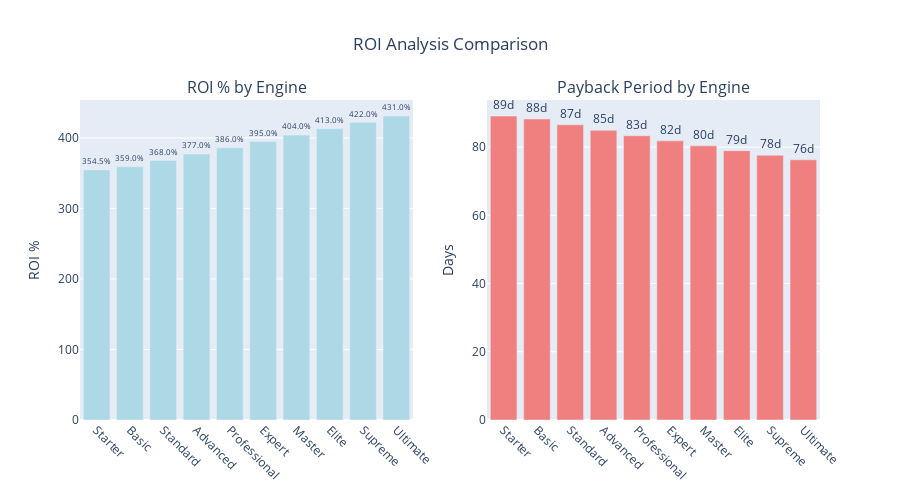

The cell this chart's notebook holds for it:
### Code cell
# Create ROI comparison charts
fig = make_subplots(
    rows=1, cols=2,
    subplot_titles=('ROI % by Engine', 'Payback Period by Engine'),
    specs=[[{"secondary_y": False}, {"secondary_y": False}]]
)

# ROI percentage chart
fig.add_trace(
    go.Bar(x=roi_analysis['Name'], y=roi_analysis['ROI_Percent'],
           name='ROI %', marker_color='lightblue',
           text=roi_analysis['ROI_Percent'].apply(lambda x: f"{x:.1f}%"),
           textposition='outside'),
    row=1, col=1
)

# Payback period chart
fig.add_trace(
    go.Bar(x=roi_analysis['Name'], y=roi_analysis['Payback_Days'],
           name='Payback Days', marker_color='lightcoral',
           text=roi_analysis['Payback_Days'].apply(lambda x: f"{x:.0f}d"),
           textposition='outside'),
    row=1, col=2
)

fig.update_layout(
    title_text="ROI Analysis Comparison",
    title_x=0.5,
    height=500,
    showlegend=False
)

fig.update_xaxes(tickangle=45, row=1, col=1)
fig.update_xaxes(tickangle=45, row=1, col=2)
fig.update_yaxes(title_text="ROI %", row=1, col=1)
fig.update_yaxes(title_text="Days", row=1, col=2)

fig.show()

# Investment strategy insights
print("\n💡 Investment Strategy Insights:")
print("=" * 40)
print(f"🏆 Highest ROI: Engine {roi_analysis.loc[roi_analysis['ROI_Percent'].idxmax(), 'Engine_ID']} "
      f"({roi_analysis['ROI_Percent'].max():.1f}%)")
print(f"⚡ Fastest Payback: Engine {roi_analysis.loc[roi_analysis['Payback_Days'].idxmin(), 'Engine_ID']} "
      f"({roi_analysis['Payback_Days'].min():.0f} days)")
print(f"💰 Best Monthly Return: Engine {roi_analysis.loc[roi_analysis['Monthly_Return_AVAX'].idxmax(), 'Engine_ID']} "
      f"({roi_analysis['Monthly_Return_AVAX'].max():.2f} AVAX0/month)")
print(f"📊 ROI Range: {roi_analysis['ROI_Percent'].min():.1f}% - {roi_analysis['ROI_Percent'].max():.1f}%")

### Figure 1 — Plotly figure (JSON) as saved in the notebook; plotly's stock layout.template omitted (floating-point values rounded to 4 significant figures)
{"data": [{"marker": {"color": "lightblue"}, "name": "ROI %", "text": ["354.5%", "359.0%", "368.0%", "377.0%", "386.0%", "395.0%", "404.0%", "413.0%", "422.0%", "431.0%"], "textposition": "outside", "type": "bar", "x": ["Starter", "Basic", "Standard", "Advanced", "Professional", "Expert", "Master", "Elite", "Supreme", "Ultimate"], "xaxis": "x", "y": [354.5, 359.0, 368.0, 377.0, 386.0, 395.0, 404.0, 413.0, 422.0, 431.0], "yaxis": "y"}, {"marker": {"color": "lightcoral"}, "name": "Payback Days", "text": ["89d", "88d", "87d", "85d", "83d", "82d", "80d", "79d", "78d", "76d"], "textposition": "outside", "type": "bar", "x": ["Starter", "Basic", "Standard", "Advanced", "Professional", "Expert", "Master", "Elite", "Supreme", "Ultimate"], "xaxis": "x2", "y": [89.11, 88.24, 86.54, 84.91, 83.33, 81.82, 80.36, 78.95, 77.59, 76.27], "yaxis": "y2"}], "layout": {"annotations": [{"font": {"size": 16}, "showarrow": false, "text": "ROI % by Engine", "x": 0.225, "xanchor": "center", "xref": "paper", "y": 1, "yanchor": "bottom", "yref": "paper"}, {"font": {"size": 16}, "showarrow": false, "text": "Payback Period by Engine", "x": 0.775, "xanchor": "center", "xref": "paper", "y": 1, "yanchor": "bottom", "yref": "paper"}], "height": 500, "showlegend": false, "title": {"text": "ROI Analysis Comparison", "x": 0.5}, "xaxis": {"anchor": "y", "domain": [0, 0.45], "tickangle": 45}, "xaxis2": {"anchor": "y2", "domain": [0.55, 1], "tickangle": 45}, "yaxis": {"anchor": "x", "domain": [0, 1], "title": {"text": "ROI %"}}, "yaxis2": {"anchor": "x2", "domain": [0, 1], "title": {"text": "Days"}}}}
